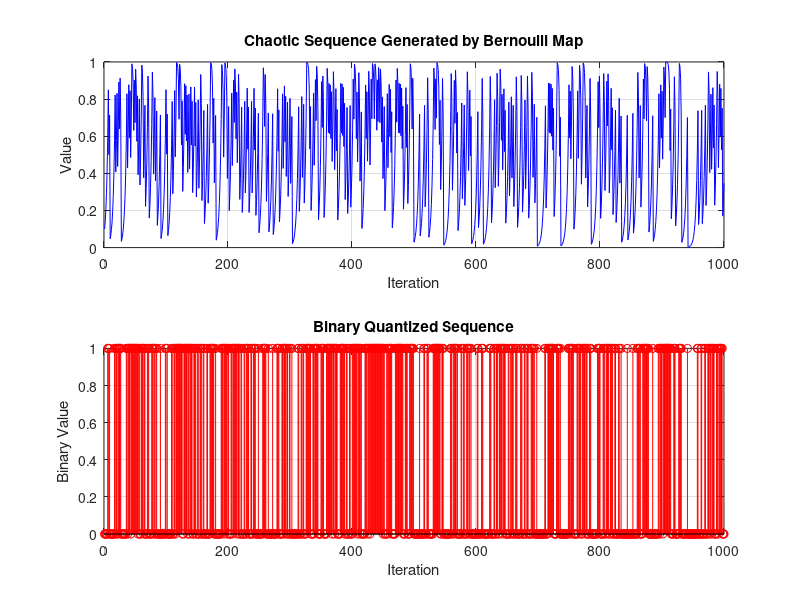

Reproduce this figure in MATLAB.
% Bernoulli Map Chaotic Sequence Generation

clc
clear all

% Parameters
n = 1000; % Number of iterations
x0 = 0.1; % Initial condition
r = 0.7; % Control parameter (0 < r <= 1)

% Preallocate array for the chaotic sequence
chaotic_sequence = zeros(1, n);

% Set the initial value of the sequence
chaotic_sequence(1) = x0;

% Iterate the Bernoulli map
for i = 2:n
    if chaotic_sequence(i-1) < r
        chaotic_sequence(i) = chaotic_sequence(i-1) / r;
    else
        chaotic_sequence(i) = (chaotic_sequence(i-1) - r) / (1 - r);
    end
end

% Compute the mean of the chaotic sequence
sequence_mean = mean(chaotic_sequence);

% Binary quantization based on the mean
binary_sequence = chaotic_sequence > sequence_mean;

% Plot the chaotic sequence
figure;
subplot(2, 1, 1);
plot(chaotic_sequence, '-b');
xlabel('Iteration');
ylabel('Value');
title('Chaotic Sequence Generated by Bernoulli Map');
grid on;

% Plot the binary quantized sequence
subplot(2, 1, 2);
stem(binary_sequence, '-r');
xlabel('Iteration');
ylabel('Binary Value');
title('Binary Quantized Sequence');
grid on;